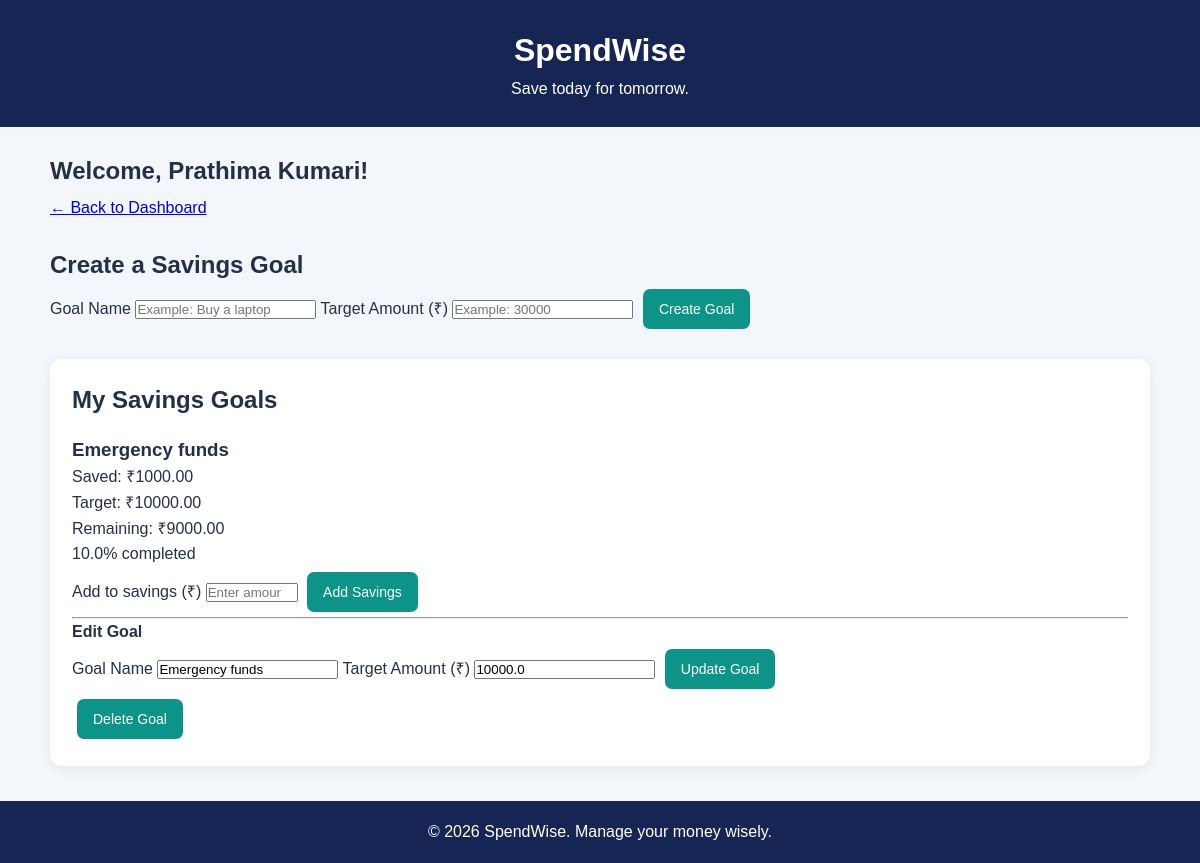
The page /goals (signed in) on the database its author committed.
### tables this page shows
CREATE TABLE savings_goals (
            id INTEGER PRIMARY KEY AUTOINCREMENT,
            user_id INTEGER NOT NULL,
            title TEXT NOT NULL,
            target_amount REAL NOT NULL,
            saved_amount REAL NOT NULL DEFAULT 0,
            created_at TIMESTAMP DEFAULT CURRENT_TIMESTAMP,
            FOREIGN KEY (user_id) REFERENCES users(id)
        );

### app.py (the view, shortened to what this page needs)
@app.route("/goals", methods=["GET", "POST"])
@login_required
def goals():
    user_id = session["user_id"]
    conn = get_db()
    goals_list = conn.execute("""
        SELECT * FROM savings_goals
        WHERE user_id = ?
        ORDER BY id DESC
    """, (user_id,)).fetchall()
    conn.close()
    return render_template(
        "goals.html",
        name=session["name"],
        goals=goals_list
    )

### app.py (called while the page is built)
def get_db():
    conn = sqlite3.connect(DATABASE)
    conn.row_factory = sqlite3.Row
    return conn

def login_required(route_function):
    @wraps(route_function)
    def wrapper(*args, **kwargs):
        if "user_id" not in session:
            return redirect(url_for("login"))
        return route_function(*args, **kwargs)
    return wrapper

### templates/goals.html (shortened to what this page needs)
<!DOCTYPE html>
<html lang="en">
<head>
    <link rel="stylesheet"
          href="{{ url_for('static', filename='css/style.css') }}">
</head>
<body>
<header class="header">
    <h1>SpendWise</h1>
    <p>Save today for tomorrow.</p>
</header>
<main class="container">
    <section class="welcome">
        <h2>Welcome, {{ name }}!</h2>
        <a href="{{ url_for('home') }}" class="back-link">
            ← Back to Dashboard
        </a>
    </section>
    <section class="form-card">
        <h2>Create a Savings Goal</h2>
        <form method="POST" action="{{ url_for('goals') }}">
            <label for="title">Goal Name</label>
            <input type="text" id="title" name="title"
                   placeholder="Example: Buy a laptop" required>
            <label for="target_amount">Target Amount (₹)</label>
            <input type="number" id="target_amount"
                   name="target_amount" min="0.01" step="0.01"
                   placeholder="Example: 30000" required>
            <button type="submit">Create Goal</button>
        </form>
    </section>
    <section class="transactions">
        <h2>My Savings Goals</h2>
        {% if goals %}
            {% for goal in goals %}
                {% set percentage = [
                    (goal['saved_amount'] / goal['target_amount'] * 100),
                    100
                ] | min %}
                <div class="goal-card">
                    <h3>{{ goal['title'] }}</h3>
                    <p>
                        Saved: ₹{{ "%.2f"|format(goal['saved_amount']) }}
                    </p>
                    <p>
                        Target: ₹{{ "%.2f"|format(goal['target_amount']) }}
                    </p>
                    <p>
                        Remaining: ₹{{ "%.2f"|format(goal['target_amount'] - goal['saved_amount']) }}
                    </p>
                    <p class="progress-label">
                        {{ "%.1f"|format(percentage) }}% completed
                    </p>
                    {% if goal['saved_amount'] < goal['target_amount'] %}
                        <form method="POST"
                              action="{{ url_for('contribute_to_goal', goal_id=goal['id']) }}">
                            <label for="amount-{{ goal['id'] }}">
                                Add to savings (₹)
                            </label>
                            <input type="number"
                                   id="amount-{{ goal['id'] }}"
                                   name="amount" min="0.01"
                                   step="0.01"
                                   max="{{ goal['target_amount'] - goal['saved_amount'] }}"
                                   placeholder="Enter amount" required>
                            <button type="submit">Add Savings</button>
                        </form>
                    {% else %}
                        <p class="goal-complete">
                            Goal completed! 🎉
                        </p>
                    {% endif %}
                    <hr>
                    <h4>Edit Goal</h4>
                    <form method="POST"
                          action="{{ url_for('edit_goal', goal_id=goal['id']) }}">
                        <label for="edit-title-{{ goal['id'] }}">
                            Goal Name
                        </label>
                        <input type="text"
                               id="edit-title-{{ goal['id'] }}"
                               name="title"
                               value="{{ goal['title'] }}" required>
                        <label for="edit-target-{{ goal['id'] }}">
                            Target Amount (₹)
                        </label>
                        <input type="number"
                               id="edit-target-{{ goal['id'] }}"
                               name="target_amount"
                               min="{{ goal['saved_amount'] }}"
                               step="0.01"
                               value="{{ goal['target_amount'] }}"
                               required>
                        <button type="submit" class="edit-btn">
                            Update Goal
                        </button>
                    </form>
                    <form method="POST"
                          action="{{ url_for('delete_goal', goal_id=goal['id']) }}"
                          onsubmit="return confirm('Delete this savings goal?');">
                        <button type="submit" class="delete-btn">
                            Delete Goal
                        </button>
                    </form>
                </div>
            {% endfor %}
        {% else %}
            <p class="empty">
                No savings goals yet. Create your first goal above!
            </p>
        {% endif %}
    </section>
</main>
<footer>
    <p>&copy; 2026 SpendWise. Manage your money wisely.</p>
</footer>
</body>
</html>

### templates/static/css/style.css (style rules this page uses)
* { margin: 0; padding: 0; box-sizing: border-box; }
body { font-family: Arial, sans-serif; background: #f3f6fb; color: #243047; line-height: 1.6; }
.header { background: #172554; color: white; text-align: center; padding: 25px 15px; }
.header h1 { font-size: 32px; }
.container { width: 92%; max-width: 1100px; margin: 25px auto; }
.welcome { margin-bottom: 25px; }
.welcome h2 { margin-bottom: 5px; }
.actions, .transactions { background: white; padding: 22px; margin-top: 25px; border-radius: 12px; box-shadow: 0 3px 12px #00000010; }
.actions h2, .transactions h2 { margin-bottom: 15px; }
button { background: #0d9488; color: white; border: none; border-radius: 7px; padding: 12px 16px; margin: 5px; font-size: 14px; cursor: pointer; }
footer { background: #172554; color: white; text-align: center; padding: 18px 10px; margin-top: 35px; }
@media (min-width: 768px) { .delete-btn { background: #dc2626; padding: 8px 14px; font-size: 13px; } }
@media (min-width: 768px) { .edit-btn { background: #2563eb; } }
@media (min-width: 768px) { .delete-btn { background: #dc2626; } }
@media (min-width: 768px) { .form-card, .report-filter { max-width: 550px; margin: 25px auto; padding: 25px; background: white; border-radius: 12px; box-shadow: 0 3px 12px #00000010; } }
@media (min-width: 768px) { .form-card label, .report-filter label { display: block; margin: 15px 0 6px; font-weight: bold; } }
@media (min-width: 768px) { .form-card input, .form-card select, .report-filter input { width: 100%; padding: 12px; border: 1px solid #cbd5e1; border-radius: 7px; font-size: 16px; } }
@media (min-width: 768px) { .form-card button { width: 100%; margin: 20px 0 0; } }
@media (min-width: 768px) { .back-link { display: inline-block; margin-top: 15px; color: #0d9488; } }
@media (min-width: 768px) { .goal-card { background: #ffffff; border: 1px solid #e2e8f0; border-radius: 12px; padding: 20px; margin: 18px 0; overflow-wrap: anywhere; } }
@media (min-width: 768px) { .goal-card h3 { margin-bottom: 12px; } }
@media (min-width: 768px) { .goal-card h4 { margin-top: 15px; } }
@media (min-width: 768px) { .goal-card form { margin-top: 12px; } }
@media (min-width: 768px) { .goal-card label { display: block; margin: 10px 0 5px; font-weight: bold; } }
@media (min-width: 768px) { .goal-card input { width: 100%; padding: 11px; border: 1px solid #cbd5e1; border-radius: 7px; font-size: 16px; } }
@media (min-width: 768px) { .progress-label { margin-top: 7px; color: #166534; font-weight: bold; } }
@media (min-width: 768px) { .goal-card hr { border: 0; border-top: 1px solid #e2e8f0; margin: 20px 0; } }

### rows shown on the page
savings_goals: title "Emergency funds", saved_amount "1000.00", target_amount "10000.00", goal['target_amount']-goal['saved_amount'] "9000.00", percentage "10.0", target_amount "10000.0"

### other values the page prints
{{ name }} "Prathima Kumari"
